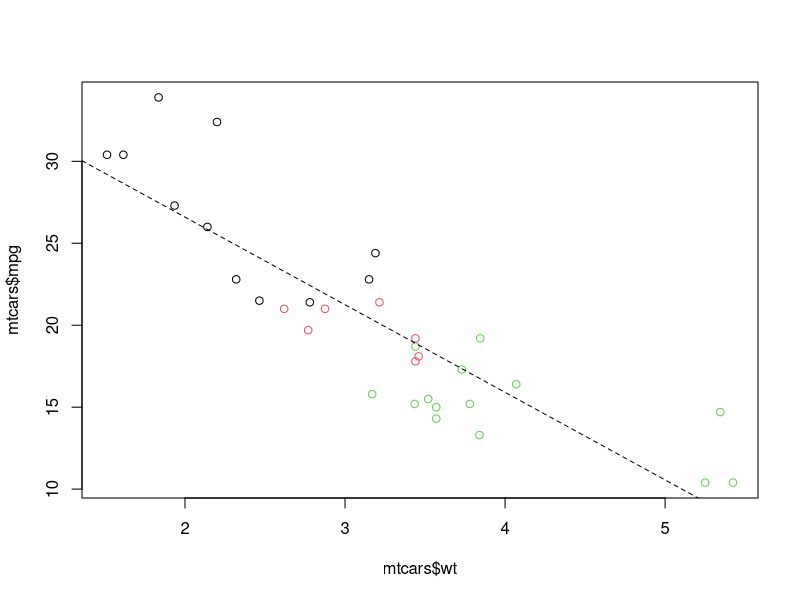
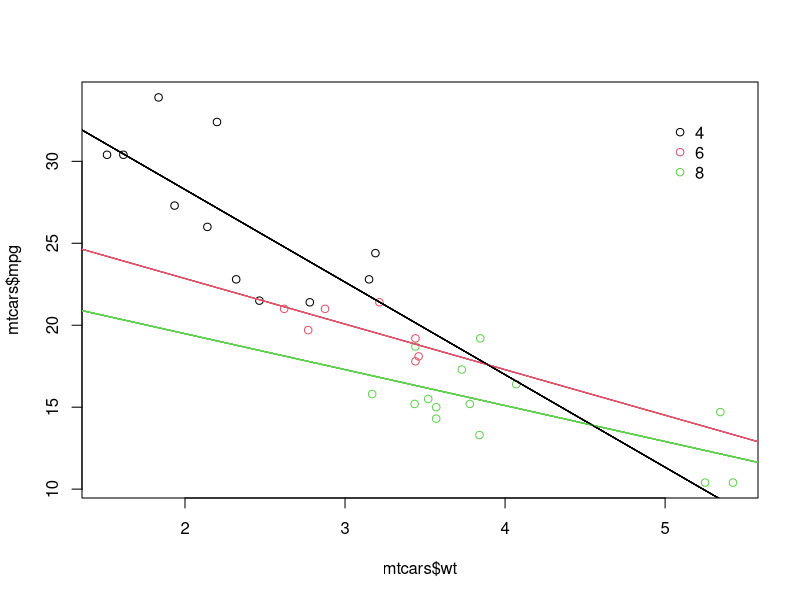

Source code (R) for these figures, in order:
# https://campus.datacamp.com/courses/data-visualization-with-ggplot2-1/chapter-2-data?ex=3
# Use lm() to calculate a linear model and save it as carModel
carModel <- lm(mpg ~ wt, data = mtcars)

# Basic plot
mtcars$cyl <- as.factor(mtcars$cyl)
plot(mtcars$wt, mtcars$mpg, col = mtcars$cyl)

# Call abline() with carModel as first argument and set lty to 2
abline(carModel , lty = 2)

# Plot each subset efficiently with lapply
# You don't have to edit this code
plot(mtcars$wt, mtcars$mpg, col = mtcars$cyl)
lapply(mtcars$cyl, function(x) {
  abline(lm(mpg ~ wt, mtcars, subset = (cyl == x)), col = x)
  })

# This code will draw the legend of the plot
# You don't have to edit this code
legend(x = 5, y = 33, legend = levels(mtcars$cyl),
       col = 1:3, pch = 1, bty = "n")
